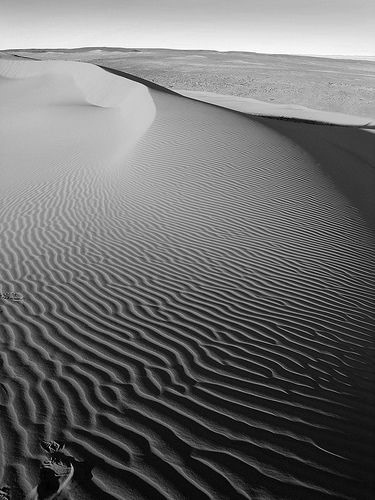
#> input picture DIP_image.jpg, 375 x 500 px; its folder holds only this picture in this run
$ python -i bpdhe.py   (imports and definitions only)
#> lines starting #> are read from the running program, lines starting #| are printed output that depends on the picture; after the words box and inside, x2 and y2 are one past the last pixel; in counts of white or black regions, pixels touching at a corner belong together
#> further down, picture is the input picture: shape (500, 375, 3); min 0, max 255, mean 109.3

import cv2 as cv
import numpy as np
import matplotlib.pyplot as plt
from PIL import Image
import os

def plot_hist(histogram,title):
    plt.bar(np.arange(256), histogram, width=1, color='gray')
    plt.title(title)
    plt.xlabel('Pixel Value')
    plt.ylabel('Frequency')
    plt.show()

def get_histogram(img):
    img = np.clip(img, 0, 255).astype(int)
    histogram = np.zeros(256)
    # loop through pixels and sum up counts of pixels
    for pixel in img:
        histogram[pixel] += 1
    # return our final result
    return histogram

def gaussian_filter(shape=(1,9),sigma=1.0762):
    m,n = [(i-1.)/2. for i in shape]
    y,x = np.ogrid[-m:m+1,-n:n+1] #Arrays y and x have positions in y and x coordinates respectively
    h = np.exp( -(x**2 + y**2) / (2.*sigma**2) ) #Gaussian filter function
    h[ h < np.finfo(h.dtype).eps*h.max() ] = 0 #Remove the very small values
    sumh = h.sum()
    if sumh != 0:
        h /= sumh #Normalize the values of the array h
    return h

def map_ranges(sub_hist,index,mini,rangee,start,end,span,factor,M,hist_i):
  for m in range(0,len(index)-1):
    sub_hist.append( np.array(hist_i[0][index[m]:index[m+1]]) )
    M[m] = np.sum(sub_hist[m])
    low = mini + index[m]
    high = mini + index[m+1] - 1
    span[m] = high - low + 1
    factor[m] = span[m] * np.log10(M[m])
    factor_sum = np.sum(factor)
  for m in range(0,len(index)-1):
    rangee[m] = np.round((256-mini)*factor[m]/factor_sum)
  start[0] = mini
  end[0] = mini + rangee[0]-1
  for m in range(1,len(index)-1):
    start[m] = start[m-1] + rangee[m-1]
    end[m] = end[m-1] + rangee[m]

def bpdhe(image):
  image = image.astype('uint8')
  hue_sat_val = cv.cvtColor(image, cv.COLOR_RGB2HSV) #Change the color space from RGB to HSV
#> hue_sat_val: shape (500, 375, 3); mean H, S, V 0, 0, 109.3
  hue,sat,val = cv.split(hue_sat_val)
#> hue: shape (500, 375); every value is 0
  hue=(hue/255.0)
#> hue: shape (500, 375) float64; every value is 0
  sat=(sat/255.0)

  maxi = np.max(val)
#> maxi = 255
  mini = np.min(val)
#> mini = 0
  bins = (maxi-mini) + 1
#> bins = 256
  hist_i = np.histogram(val,bins=bins)
  hist_i = hist_i[0].reshape(1,len(hist_i[0]))

  gauss_filter = gaussian_filter()
  blur_hist = cv.filter2D(hist_i.astype('float32'),-1,gauss_filter, borderType=cv.BORDER_REPLICATE)
  derivFilter = np.array([[-1,1]])
  slope_hist =  cv.filter2D(blur_hist.astype('float32'),-1,derivFilter, borderType=cv.BORDER_REPLICATE)
  sign_hist = np.sign(slope_hist)
  meanFilter = np.array([[1/3,1/3,1/3]])
  smooth_sign_hist =  np.sign(cv.filter2D(sign_hist.astype('float32'),-1,meanFilter, borderType=cv.BORDER_REPLICATE))
  cmpFilter = np.array([[1,1,1,-1,-1,-1,-1,-1]])
  p = 1
  index = [0]
  for n in range(0,bins-7):
    C = (smooth_sign_hist[0][n:n+8] == cmpFilter)*1
    if np.sum(C) == 8.0:
      p+=1
      index.append(n+3)
#> after the loop, index = [0, 20, 59, 184, 198]; p = 5

  index.append(bins)

  factor = np.zeros(shape=(len(index)-1,1))
#> factor = [0, 0, 0, 0, 0]
  span = factor.copy()
#> span = [0, 0, 0, 0, 0]
  M = factor.copy()
#> M = [0, 0, 0, 0, 0]
  rangee = factor.copy()
#> rangee = [0, 0, 0, 0, 0]
  start = factor.copy()
#> start = [0, 0, 0, 0, 0]
  end = factor.copy()
#> end = [0, 0, 0, 0, 0]
  sub_hist = []
  map_ranges(sub_hist,index,mini,rangee,start,end,span,factor,M,hist_i)
#> the loop in map_ranges, `for m in range(0,len(index)-1):` made 5 passes
#> (low, high, factor_sum) on passes 1 to 5: (0, 19, 84.22), (20, 58, 265), (59, 183, 889.7), (184, 197, 947.7), (198, 255, 1189.5)
#> after the loop in map_ranges, `for m in range(0,len(index)-1):`: M = [16259, 43077, 99587, 13835, 14742]; factor = [84.22, 180.7, 624.8, 57.97, 241.8]; span = [20, 39, 125, 14, 58]; sub_hist = 5 items
#> the loop in map_ranges, `for m in range(0,len(index)-1):` made 5 passes
#> after the loop in map_ranges, `for m in range(0,len(index)-1):`: rangee = [18, 39, 134, 12, 52]
#> the loop in map_ranges, `for m in range(1,len(index)-1):` made 4 passes
#> after the loop in map_ranges, `for m in range(1,len(index)-1):`: end = [17, 56, 190, 202, 254]; start = [0, 18, 57, 191, 203]

  y = []
  equalization_mapping = np.zeros(shape=(1,mini))
#> equalization_mapping = empty array
  equalization_mapping = equalization_mapping.tolist()
#> equalization_mapping = [[]]
  equalization_mapping = (equalization_mapping[0])
#> equalization_mapping = []
  for m in range(0, len(index)-1):
    hist_cum = np.cumsum(sub_hist[m])
    c = hist_cum/M[m]
    y.append(np.array(np.round(start[m]+(end[m]-start[m])*c)))
    x = y[m].tolist()
    equalization_mapping=equalization_mapping+x
#> this loop made 5 passes
#> after the loop, equalization_mapping = 256 values from 0 to 254; y = 5 items

  i_s = np.zeros(shape=val.shape)
  for n in range(mini,maxi+1):
    lc = (val== n)
    i_s[lc] = (equalization_mapping[n])/255
#> this loop made 256 passes
#> pass 1, in bpdhe, `lc = (val== n)`:
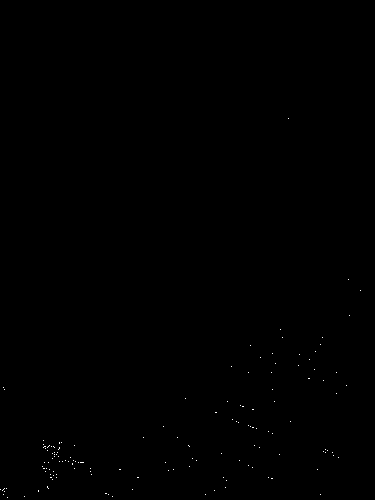
#> lc: shape (500, 375) bool; 0.09% white in thin lines or dots, all inside (x1, y1, x2, y2) = (0, 118, 361, 498)
#> pass 2, in bpdhe, `lc = (val== n)`:
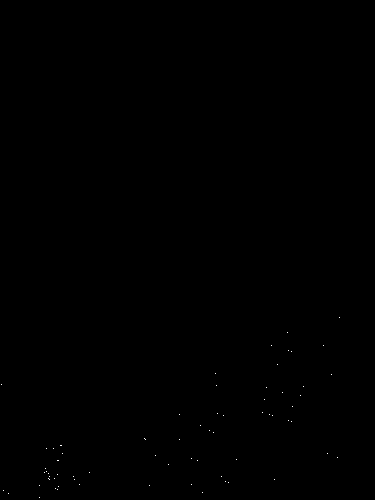
#> lc: shape (500, 375) bool; 0.04% white in thin lines or dots, all inside (x1, y1, x2, y2) = (1, 317, 340, 498)
#> pass 3, in bpdhe, `lc = (val== n)`:
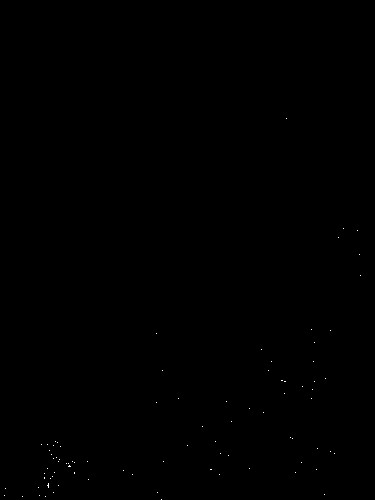
#> lc: shape (500, 375) bool; 0.05% white in thin lines or dots, all inside (x1, y1, x2, y2) = (4, 118, 361, 500)
  hsi_0 = cv.merge([hue, sat, i_s])
#> hsi_0: shape (500, 375, 3) float64; mean H, S, V 0, 0, 0.423
  hsi_0 = (hsi_0 * 255).astype('uint8')
#> hsi_0: shape (500, 375, 3); mean H, S, V 0, 0, 107.9
  final = cv.cvtColor(hsi_0, cv.COLOR_HSV2RGB)

  Mi=np.mean(image)
#> Mi = 109.3
  Mo=np.mean(final)
#> Mo = 107.9
  factor=(Mi/Mo)
#> factor = 1.01
  out_img=Image.fromarray(np.multiply(image, factor).astype(np.uint8))

  return out_img

current_directory = os.getcwd()
aambe=[]
# [11 lines not run here, left out]


  # [9 lines of commented-out code are left out]

>>> import cv2
>>> picture = cv2.cvtColor(cv2.imread('DIP_image.jpg'), cv2.COLOR_BGR2RGB)
>>> result = bpdhe(picture)

$ run again, on IMG-20231124-WA0019.jpg
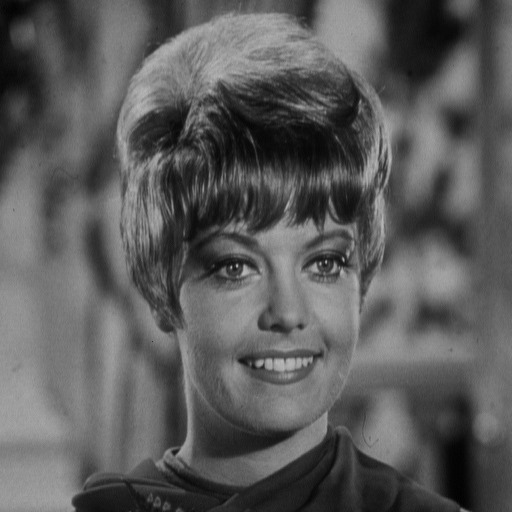
#> input picture IMG-20231124-WA0019.jpg, 512 x 512 px
#> picture is the input picture: shape (512, 512, 3); min 0, max 186, mean 91.2
#> hue_sat_val: shape (512, 512, 3); mean H, S, V 0, 0, 91.2
#> maxi = 186
#> mini = 0
#> bins = 187
#> after the loop in bpdhe, `for n in range(0,bins-7):`: index = [0, 37, 85, 121]; p = 4
#> in bpdhe, `factor = np.zeros(shape=(len(index)-1,1))`: factor = [0, 0, 0, 0]
#> the loop in map_ranges, `for m in range(0,len(index)-1):` made 4 passes
#> (low, high, factor_sum) on passes 1 to 4: (0, 36, 166.8), (37, 84, 402.1), (85, 120, 577.6), (121, 186, 899.4)
#> after the loop in map_ranges, `for m in range(0,len(index)-1):`: M = [32133, 79966, 74915, 75130]; factor = [166.8, 235.3, 175.5, 321.8]; span = [37, 48, 36, 66]; sub_hist = 4 items
#> the loop in map_ranges, `for m in range(0,len(index)-1):` made 4 passes
#> after the loop in map_ranges, `for m in range(0,len(index)-1):`: rangee = [47, 67, 50, 92]
#> the loop in map_ranges, `for m in range(1,len(index)-1):` made 3 passes
#> after the loop in map_ranges, `for m in range(1,len(index)-1):`: end = [46, 113, 163, 255]; start = [0, 47, 114, 164]
#> in bpdhe, `equalization_mapping = np.zeros(shape=(1,mini))`: equalization_mapping = empty array
#> in bpdhe, `equalization_mapping = equalization_mapping.tolist()`: equalization_mapping = [[]]
#> in bpdhe, `equalization_mapping = (equalization_mapping[0])`: equalization_mapping = []
#> the loop in bpdhe, `for m in range(0, len(index)-1):` made 4 passes
#> after the loop in bpdhe, `for m in range(0, len(index)-1):`: equalization_mapping = 187 values from 0 to 255; y = 4 items
#> after the loop in bpdhe, `for n in range(mini,maxi+1):`:
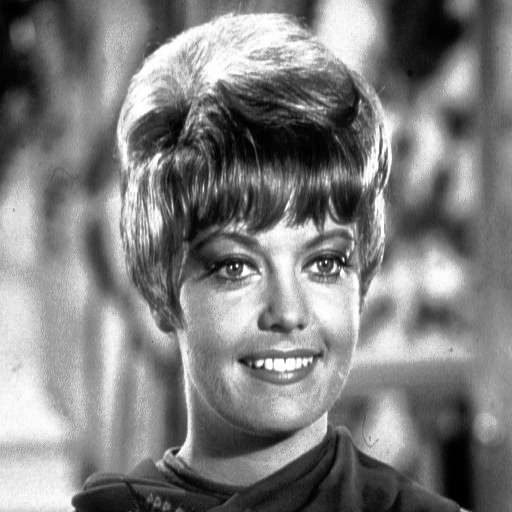
#> i_s: shape (512, 512) float64; min 0, max 1, mean 0.501
#> Mi = 91.18
#> Mo = 127.6
#> in bpdhe, `factor=(Mi/Mo)`: factor = 0.714
#> in bpdhe, `out_img=Image.fromarray(np.multiply(image, factor).astype(np.uint8))`:
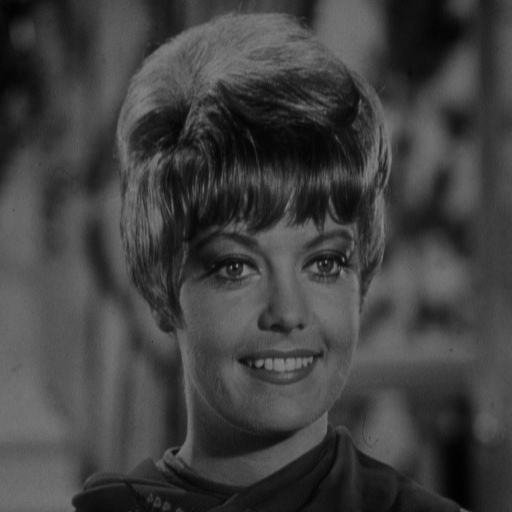
#> out_img: PIL image 512x512 RGB; min 0, max 132, mean 64.7

$ run again, on IMG-20231124-WA0021.jpg
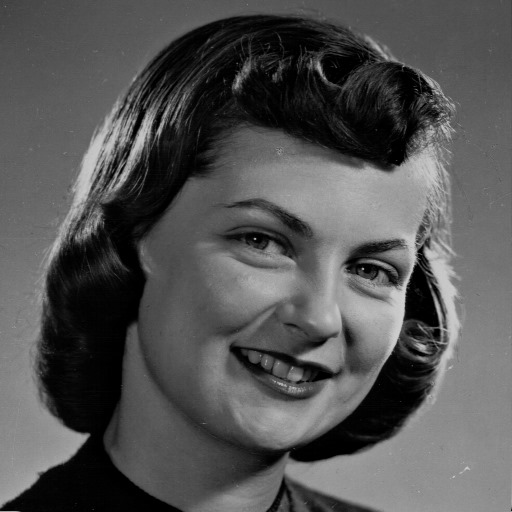
#> input picture IMG-20231124-WA0021.jpg, 512 x 512 px
#> picture is the input picture: shape (512, 512, 3); min 0, max 211, mean 83.6
#> hue_sat_val: shape (512, 512, 3); mean H, S, V 0, 0, 83.6
#> maxi = 211
#> mini = 0
#> bins = 212
#> after the loop in bpdhe, `for n in range(0,bins-7):`: index = [0, 48, 83, 143, 197]; p = 5
#> in bpdhe, `factor = np.zeros(shape=(len(index)-1,1))`: factor = [0, 0, 0, 0, 0]
#> the loop in map_ranges, `for m in range(0,len(index)-1):` made 5 passes
#> (low, high, factor_sum) on passes 1 to 5: (0, 47, 232.8), (48, 82, 395.9), (83, 142, 697.8), (143, 196, 944.5), (197, 211, 989.8)
#> after the loop in map_ranges, `for m in range(0,len(index)-1):`: M = [70795, 45755, 107578, 36963, 1053]; factor = [232.8, 163.1, 301.9, 246.7, 45.34]; span = [48, 35, 60, 54, 15]; sub_hist = 5 items
#> the loop in map_ranges, `for m in range(0,len(index)-1):` made 5 passes
#> after the loop in map_ranges, `for m in range(0,len(index)-1):`: rangee = [60, 42, 78, 64, 12]
#> the loop in map_ranges, `for m in range(1,len(index)-1):` made 4 passes
#> after the loop in map_ranges, `for m in range(1,len(index)-1):`: end = [59, 101, 179, 243, 255]; start = [0, 60, 102, 180, 244]
#> in bpdhe, `equalization_mapping = np.zeros(shape=(1,mini))`: equalization_mapping = empty array
#> in bpdhe, `equalization_mapping = equalization_mapping.tolist()`: equalization_mapping = [[]]
#> in bpdhe, `equalization_mapping = (equalization_mapping[0])`: equalization_mapping = []
#> the loop in bpdhe, `for m in range(0, len(index)-1):` made 5 passes
#> after the loop in bpdhe, `for m in range(0, len(index)-1):`: equalization_mapping = 212 values from 5 to 255; y = 5 items
#> after the loop in bpdhe, `for n in range(mini,maxi+1):`:
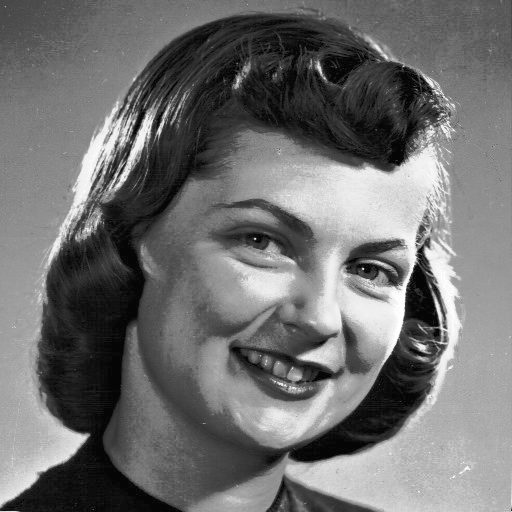
#> i_s: shape (512, 512) float64; min 0.0196, max 1, mean 0.437
#> Mi = 83.57
#> Mo = 111.5
#> in bpdhe, `factor=(Mi/Mo)`: factor = 0.75
#> in bpdhe, `out_img=Image.fromarray(np.multiply(image, factor).astype(np.uint8))`:
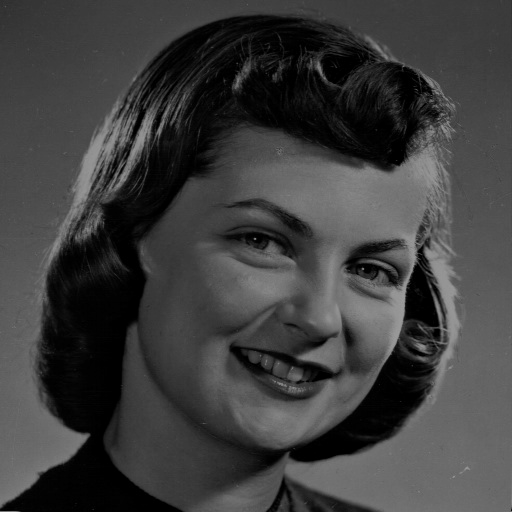
#> out_img: PIL image 512x512 RGB; min 0, max 158, mean 62.1
